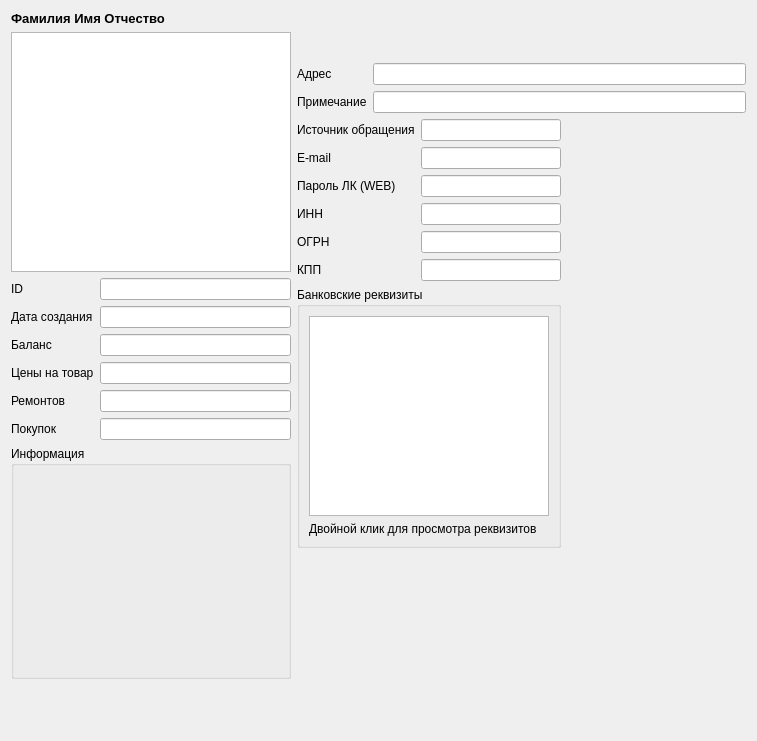
<?xml version="1.0" encoding="UTF-8"?>
<ui version="4.0">
 <class>tabClientSummary</class>
 <widget class="QWidget" name="tabClientSummary">
  <property name="geometry">
   <rect>
    <x>0</x>
    <y>0</y>
    <width>757</width>
    <height>741</height>
   </rect>
  </property>
  <property name="windowTitle">
   <string>Form</string>
  </property>
  <layout class="QGridLayout" name="gridLayout_4">
   <item row="0" column="0">
    <layout class="QGridLayout" name="gridLayout_3" columnstretch="0,0,1" columnminimumwidth="240,240,0">
     <item row="1" column="0" rowspan="3">
      <layout class="QVBoxLayout" name="verticalLayout">
       <property name="sizeConstraint">
        <enum>QLayout::SetMinimumSize</enum>
       </property>
       <item>
        <widget class="QGraphicsView" name="graphicsViewPhoto">
         <property name="sizePolicy">
          <sizepolicy hsizetype="Preferred" vsizetype="Preferred">
           <horstretch>0</horstretch>
           <verstretch>0</verstretch>
          </sizepolicy>
         </property>
         <property name="minimumSize">
          <size>
           <width>0</width>
           <height>240</height>
          </size>
         </property>
         <property name="maximumSize">
          <size>
           <width>65535</width>
           <height>65535</height>
          </size>
         </property>
        </widget>
       </item>
       <item>
        <layout class="QFormLayout" name="formLayoutUnderPhoto">
         <item row="0" column="0">
          <widget class="QLabel" name="labelId">
           <property name="text">
            <string>ID</string>
           </property>
          </widget>
         </item>
         <item row="0" column="1">
          <widget class="QLineEdit" name="lineEditId">
           <property name="readOnly">
            <bool>true</bool>
           </property>
          </widget>
         </item>
         <item row="1" column="0">
          <widget class="QLabel" name="labelCreated">
           <property name="text">
            <string>Дата создания</string>
           </property>
          </widget>
         </item>
         <item row="1" column="1">
          <widget class="QLineEdit" name="lineEditCreated">
           <property name="readOnly">
            <bool>true</bool>
           </property>
          </widget>
         </item>
         <item row="2" column="0">
          <widget class="QLabel" name="labelBalance">
           <property name="text">
            <string>Баланс</string>
           </property>
          </widget>
         </item>
         <item row="2" column="1">
          <widget class="SLineEdit" name="lineEditBalance">
           <property name="readOnly">
            <bool>true</bool>
           </property>
          </widget>
         </item>
         <item row="3" column="0">
          <widget class="QLabel" name="labelPriceColumn">
           <property name="text">
            <string>Цены на товар</string>
           </property>
          </widget>
         </item>
         <item row="3" column="1">
          <widget class="QLineEdit" name="lineEditPriceColumn">
           <property name="readOnly">
            <bool>true</bool>
           </property>
          </widget>
         </item>
         <item row="4" column="0">
          <widget class="QLabel" name="labelRepairs">
           <property name="text">
            <string>Ремонтов</string>
           </property>
          </widget>
         </item>
         <item row="4" column="1">
          <widget class="QLineEdit" name="lineEditRepairs">
           <property name="readOnly">
            <bool>true</bool>
           </property>
          </widget>
         </item>
         <item row="5" column="0">
          <widget class="QLabel" name="labelPurchases">
           <property name="text">
            <string>Покупок</string>
           </property>
          </widget>
         </item>
         <item row="5" column="1">
          <widget class="QLineEdit" name="lineEditPurchases">
           <property name="readOnly">
            <bool>true</bool>
           </property>
          </widget>
         </item>
        </layout>
       </item>
       <item>
        <widget class="QGroupBox" name="groupBoxInfo">
         <property name="sizePolicy">
          <sizepolicy hsizetype="Minimum" vsizetype="Minimum">
           <horstretch>0</horstretch>
           <verstretch>0</verstretch>
          </sizepolicy>
         </property>
         <property name="title">
          <string>Информация</string>
         </property>
         <layout class="QGridLayout" name="gridLayout_2">
          <item row="0" column="0">
           <widget class="QListWidget" name="listInfo">
            <property name="sizePolicy">
             <sizepolicy hsizetype="Minimum" vsizetype="Minimum">
              <horstretch>0</horstretch>
              <verstretch>0</verstretch>
             </sizepolicy>
            </property>
            <property name="minimumSize">
             <size>
              <width>0</width>
              <height>25</height>
             </size>
            </property>
            <property name="styleSheet">
             <string notr="true">background-color: rgba(255, 255, 255, 0);</string>
            </property>
            <property name="frameShape">
             <enum>QFrame::NoFrame</enum>
            </property>
            <property name="frameShadow">
             <enum>QFrame::Plain</enum>
            </property>
            <property name="lineWidth">
             <number>0</number>
            </property>
            <property name="verticalScrollBarPolicy">
             <enum>Qt::ScrollBarAlwaysOff</enum>
            </property>
            <property name="horizontalScrollBarPolicy">
             <enum>Qt::ScrollBarAlwaysOff</enum>
            </property>
            <property name="editTriggers">
             <set>QAbstractItemView::NoEditTriggers</set>
            </property>
            <property name="showDropIndicator" stdset="0">
             <bool>false</bool>
            </property>
            <property name="selectionMode">
             <enum>QAbstractItemView::NoSelection</enum>
            </property>
           </widget>
          </item>
         </layout>
        </widget>
       </item>
       <item>
        <spacer name="verticalSpacer_2">
         <property name="orientation">
          <enum>Qt::Vertical</enum>
         </property>
         <property name="sizeHint" stdset="0">
          <size>
           <width>20</width>
           <height>40</height>
          </size>
         </property>
        </spacer>
       </item>
      </layout>
     </item>
     <item row="1" column="1" colspan="2">
      <widget class="SPhones" name="phones" native="true">
       <property name="sizePolicy">
        <sizepolicy hsizetype="Expanding" vsizetype="Preferred">
         <horstretch>0</horstretch>
         <verstretch>0</verstretch>
        </sizepolicy>
       </property>
       <property name="minimumSize">
        <size>
         <width>25</width>
         <height>25</height>
        </size>
       </property>
      </widget>
     </item>
     <item row="2" column="1" colspan="2">
      <layout class="QFormLayout" name="formLayoutRightToPhotoLong">
       <item row="0" column="0">
        <widget class="QLabel" name="labelAddress">
         <property name="text">
          <string>Адрес</string>
         </property>
        </widget>
       </item>
       <item row="0" column="1">
        <widget class="QLineEdit" name="lineEditAddress">
         <property name="readOnly">
          <bool>true</bool>
         </property>
        </widget>
       </item>
       <item row="1" column="1">
        <widget class="QLineEdit" name="lineEditNotes">
         <property name="readOnly">
          <bool>true</bool>
         </property>
        </widget>
       </item>
       <item row="1" column="0">
        <widget class="QLabel" name="labelNotes">
         <property name="text">
          <string>Примечание</string>
         </property>
        </widget>
       </item>
      </layout>
     </item>
     <item row="3" column="1">
      <layout class="QVBoxLayout" name="formLayoutRightToPhoto_2">
       <item>
        <layout class="QFormLayout" name="formLayoutRightToPhotoShort">
         <item row="0" column="0">
          <widget class="QLabel" name="labelVisitSource">
           <property name="text">
            <string>Источник обращения</string>
           </property>
          </widget>
         </item>
         <item row="0" column="1">
          <widget class="QLineEdit" name="lineEditVisitSource">
           <property name="readOnly">
            <bool>true</bool>
           </property>
          </widget>
         </item>
         <item row="1" column="0">
          <widget class="QLabel" name="labelEmail">
           <property name="text">
            <string>E-mail</string>
           </property>
          </widget>
         </item>
         <item row="1" column="1">
          <widget class="QLineEdit" name="lineEditEmail">
           <property name="readOnly">
            <bool>true</bool>
           </property>
          </widget>
         </item>
         <item row="2" column="0">
          <widget class="QLabel" name="labelPassword">
           <property name="text">
            <string>Пароль ЛК (WEB)</string>
           </property>
          </widget>
         </item>
         <item row="2" column="1">
          <widget class="QLineEdit" name="lineEditPassword">
           <property name="readOnly">
            <bool>true</bool>
           </property>
          </widget>
         </item>
         <item row="3" column="0">
          <widget class="QLabel" name="labelTaxField1">
           <property name="text">
            <string>ИНН</string>
           </property>
          </widget>
         </item>
         <item row="4" column="0">
          <widget class="QLabel" name="labelTaxField2">
           <property name="text">
            <string>ОГРН</string>
           </property>
          </widget>
         </item>
         <item row="5" column="0">
          <widget class="QLabel" name="labelTaxField3">
           <property name="text">
            <string>КПП</string>
           </property>
          </widget>
         </item>
         <item row="3" column="1">
          <widget class="QLineEdit" name="lineEditTaxField1">
           <property name="readOnly">
            <bool>true</bool>
           </property>
          </widget>
         </item>
         <item row="4" column="1">
          <widget class="QLineEdit" name="lineEditTaxField2">
           <property name="readOnly">
            <bool>true</bool>
           </property>
          </widget>
         </item>
         <item row="5" column="1">
          <widget class="QLineEdit" name="lineEditTaxField3">
           <property name="readOnly">
            <bool>true</bool>
           </property>
          </widget>
         </item>
        </layout>
       </item>
       <item>
        <widget class="QGroupBox" name="groupBoxBanks">
         <property name="sizePolicy">
          <sizepolicy hsizetype="Preferred" vsizetype="MinimumExpanding">
           <horstretch>0</horstretch>
           <verstretch>0</verstretch>
          </sizepolicy>
         </property>
         <property name="title">
          <string>Банковские реквизиты</string>
         </property>
         <layout class="QGridLayout" name="gridLayout">
          <item row="2" column="0">
           <widget class="QLabel" name="labelHelpBanks">
            <property name="text">
             <string>Двойной клик для просмотра реквизитов</string>
            </property>
           </widget>
          </item>
          <item row="1" column="0" colspan="2">
           <widget class="QTextEdit" name="textEditBanks">
            <property name="sizePolicy">
             <sizepolicy hsizetype="Expanding" vsizetype="Expanding">
              <horstretch>0</horstretch>
              <verstretch>0</verstretch>
             </sizepolicy>
            </property>
            <property name="minimumSize">
             <size>
              <width>0</width>
              <height>200</height>
             </size>
            </property>
            <property name="maximumSize">
             <size>
              <width>240</width>
              <height>320</height>
             </size>
            </property>
            <property name="horizontalScrollBarPolicy">
             <enum>Qt::ScrollBarAlwaysOff</enum>
            </property>
            <property name="lineWrapMode">
             <enum>QTextEdit::NoWrap</enum>
            </property>
            <property name="readOnly">
             <bool>true</bool>
            </property>
           </widget>
          </item>
         </layout>
        </widget>
       </item>
       <item>
        <spacer name="verticalSpacer">
         <property name="orientation">
          <enum>Qt::Vertical</enum>
         </property>
         <property name="sizeHint" stdset="0">
          <size>
           <width>20</width>
           <height>238</height>
          </size>
         </property>
        </spacer>
       </item>
      </layout>
     </item>
     <item row="3" column="2">
      <spacer name="horizontalSpacer">
       <property name="orientation">
        <enum>Qt::Horizontal</enum>
       </property>
       <property name="sizeHint" stdset="0">
        <size>
         <width>40</width>
         <height>20</height>
        </size>
       </property>
      </spacer>
     </item>
     <item row="0" column="0" colspan="3">
      <widget class="QLabel" name="labelFullName">
       <property name="font">
        <font>
         <pointsize>10</pointsize>
         <weight>75</weight>
         <bold>true</bold>
        </font>
       </property>
       <property name="text">
        <string>Фамилия Имя Отчество</string>
       </property>
      </widget>
     </item>
    </layout>
   </item>
  </layout>
 </widget>
 <customwidgets>
  <customwidget>
   <class>SPhones</class>
   <extends>QWidget</extends>
   <header>widgets/sphones.h</header>
   <container>1</container>
  </customwidget>
  <customwidget>
   <class>SLineEdit</class>
   <extends>QLineEdit</extends>
   <header>widgets/slineedit.h</header>
   <slots>
    <signal>buttonClicked(int)</signal>
   </slots>
  </customwidget>
 </customwidgets>
 <resources/>
 <connections/>
</ui>
